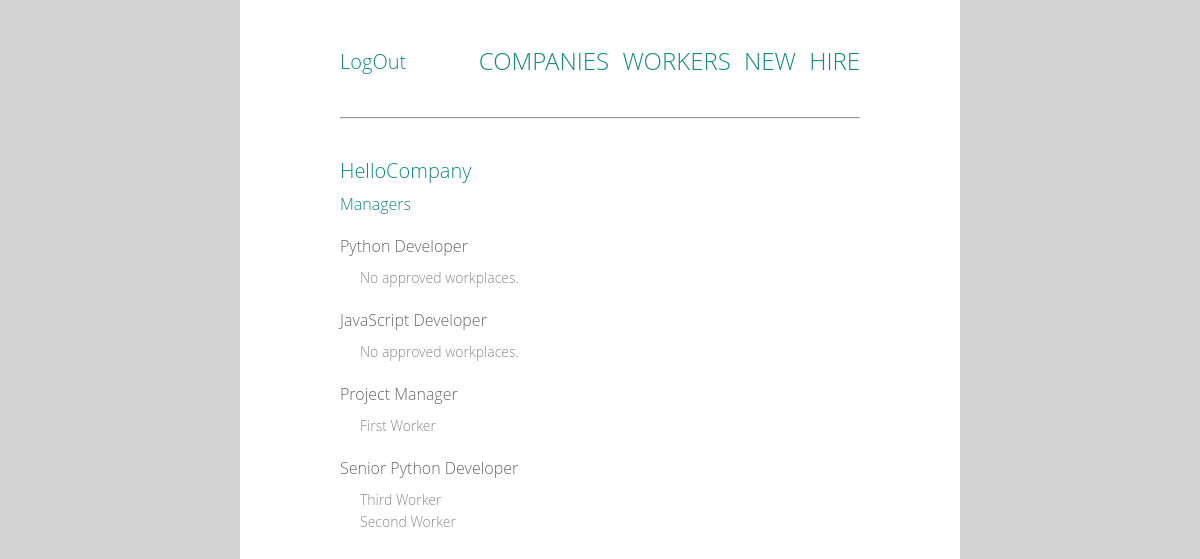
Page /companies/1/ (signed in) on the committed database.
### work/models.py (models this page shows, shortened)
class Company(models.Model):
    name = models.CharField(max_length=50)

class Work(models.Model):
    company = models.ForeignKey(
        Company, related_name='works', on_delete=models.CASCADE)
    name = models.CharField(max_length=50)
    created_date = models.DateTimeField(default=timezone.now)
    class Meta:
        unique_together = ['company', 'name']
        permissions = (
            ('can_create_work', 'Can create new work'),
        )

class WorkPlace(models.Model):
    manager = models.ForeignKey(
        Manager, related_name='workplaces', on_delete=models.CASCADE)
    STATUS_CHOICES = (
        (NEW, 'New'),
        (APPROVED, 'Approved'),
        (CANCELLED, 'Cancelled'),
        (FINISHED, 'Finished'),
    )
    status = models.IntegerField(choices=STATUS_CHOICES, default=NEW)
    work = models.ForeignKey(
        Work, related_name='workplaces', on_delete=models.CASCADE)
    worker = models.ForeignKey(
        Worker, related_name='workplaces', on_delete=models.CASCADE)
    week_limit = models.IntegerField(default=40)
    class Meta:
        unique_together = ['work', 'worker']
        ordering = ['status', '-id']
        permissions = (
            ('can_hire', 'Can hire workers'),
        )

class Worker(models.Model):
    first_name = models.CharField(max_length=20)
    last_name = models.CharField(max_length=20)

### work/views.py (the view)
class CompDetail(DetailView):
    model = Company
    template_name = 'work/comp_detail.html'
    def get_context_data(self, **kwargs):
        context = super().get_context_data(**kwargs)
        context['works'] = self.get_object().works.all()
        context['no_approved_wp'] = self.get_object().works.exclude(
                                        workplaces__status=APPROVED)
        return context

### work/templates/work/comp_detail.html
{% extends 'work/base.html' %}
{% block content %}
    <h1 class='company'>{{ company.name }}</h1>
    <p><a href="{% url 'work:manag_list' company.id %}">Managers</a></p>
    <ul>
    {% for work in works %}
        <div class='work'>
            <li>{{ work.name }}
                {% if work in no_approved_wp %}
                    <p class='position'>No approved workplaces.</p>
                {% else %}
                    <ul class='position'>
                    {% for wp in work.workplaces.all %}
                        {% if wp.status == 1 %}
                            <li>{{ wp.worker.first_name }} {{ wp.worker.last_name }}</li>
                        {% endif %}
                    {% endfor %}
                    </ul>
                {% endif %}
            </li>
        </div>
    {% endfor %}
    </ul>
{% endblock %}

### work/static/work/style.css (style rules this page uses)
html, body, div, span, applet, object, iframe, h1, h2, h3, h4, h5, h6, p, blockquote, pre, a, abbr, acronym, address, big, cite, code, del, dfn, em, img, ins, kbd, q, s, samp, small, strike, strong, sub, sup, tt, var, b, u, i, center, dl, dt, dd, ol, ul, li, fieldset, form, label, legend, table, caption, tbody, tfoot, thead, tr, th, td, article, aside, canvas, details, embed, figure, figcaption, footer, header, hgroup, menu, nav, output, ruby, section, summary, time, mark, audio, video { margin: 0; padding: 0; border: 0; font-size: 100%; font: inherit; vertical-align: baseline; }
body { line-height: 1; }
ol, ul { list-style: none; }
body { font: 300 16px/22px "Open Sans", "Helvetica Neue", Helvetica, Arial, sans-serif; }
.log, .company { color: #148880; font-size: 20px; line-height: 44px; }
a { text-decoration: none; color: #148880; }
.work, .adding_form { color: #666; }
.position { color: #888; font-size: 14px; }
body { background-color: #d3d3d3; }
html, body { height: 100%; }
.work { margin-top: 20px; }
.position { margin-left: 20px; margin-top: 10px; }

### rows in the picture
Company: name "HelloCompany"
Work: name "Python Developer", shows "No approved workplaces."
Work: name "JavaScript Developer", shows "No approved workplaces."
Work: name "Project Manager"
WorkPlace: worker.first_name "First", worker.last_name "Worker"
Work: name "Senior Python Developer"
WorkPlace: worker.first_name "Third", worker.last_name "Worker"
WorkPlace: worker.first_name "Second", worker.last_name "Worker"
